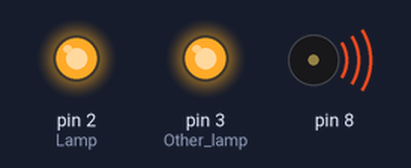
Recording of a sketch running on a simulated Arduino Nano, built with avr-gcc and run on an emulated ATmega328P. Parts: output pins drawn as LEDs (lit = HIGH), buzzer (waves = sounding). Random numbers use the default seed unless the sketch sets one.

Above: at 0.1 s.
At 3.4 s:
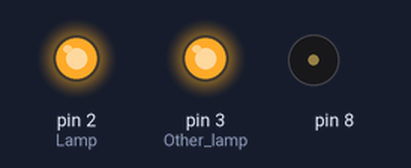
At 7.0 s:
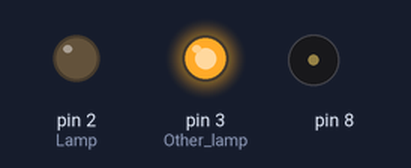
At 15.37 s:
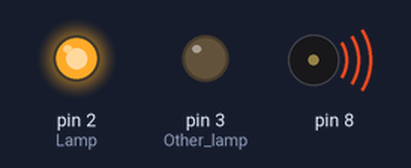
At 23.9 s:
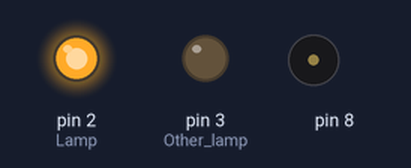
At 36.32 s:
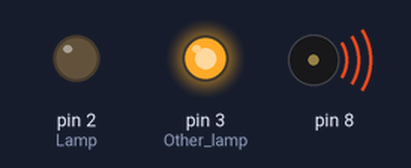
Timing chart, 0 to 38.0 s (numbered marks = the images above):
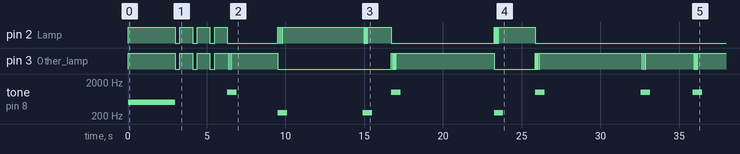

The sketch:

redlight_greenlight.ino
```cpp
// Donna Dietz
// June 2019


// Need: Breadboard, Nano, Cable, Computer.
// Two LEDs, resistor.
// Connect 220 resistor from Ground (GND) to empty column.
// To the same empty column, connect the red and green LEDs, short side.
// Connect long sides of LEDs to D2 (red), D3 (green)
// Connect speaker between pin8 and Ground (Leave out if silence is desired!)
// To power away from computer:
// 9V battery: Connect red to VIN and black to Ground (GND)


void setup()
{
  int blinks;

  pinMode(2,OUTPUT);  //Lamp  (Red)
  digitalWrite(2,HIGH); //Turn it on
  pinMode(3,OUTPUT);  // Other lamp (Green)
  digitalWrite(3,HIGH);  //Turn it on as well
  tone(8, 500, 3000);
  delay(3000);

  randomSeed(analogRead(0));
  blinks = random(3,10);

  for (int i=0; i < blinks; i++){
  digitalWrite(2,LOW);
  digitalWrite(3,LOW);
  delay(300);
  digitalWrite(2,HIGH);
  digitalWrite(3,HIGH);
  delay(800);
  }


}


void loop(){
  digitalWrite(2,LOW);
  digitalWrite(3,LOW);
  int nextLight;
  nextLight = random(2,4);

  if (nextLight==2)
  {
    tone(8,250,600);
  }
  else
  {
    tone(8,1000,600);
  }
  for (int i=0; i < 3 ; i++){
    digitalWrite(nextLight, HIGH);
    delay(50);
    digitalWrite(nextLight, LOW);
    delay(50);
    }

   int waitTime;
   waitTime=random(15,75);
   digitalWrite(nextLight, HIGH);
   delay(waitTime*100);

  delay(10);                  // Slight pause so that we don't overwhelm the serial interface
}
```

Measured:
- by itself, pin 2 (Lamp): HIGH → LOW at 3.0 s, → HIGH 0.30 s later, → LOW 0.80 s later, → HIGH 0.30 s later, … (29 changes in this stretch)
- by itself, pin 3 (Other_lamp): HIGH → LOW at 3.0 s, → HIGH 0.30 s later, → LOW 0.80 s later, → HIGH 0.30 s later, … (40 changes in this stretch)
- by itself, tone on pin 8: plays 500 Hz for 3.0 s, 1000 Hz for 0.60 s, 250 Hz for 0.60 s, 250 Hz for 0.60 s, 1000 Hz for 0.60 s, 250 Hz for 0.60 s … (9 notes in this stretch)
